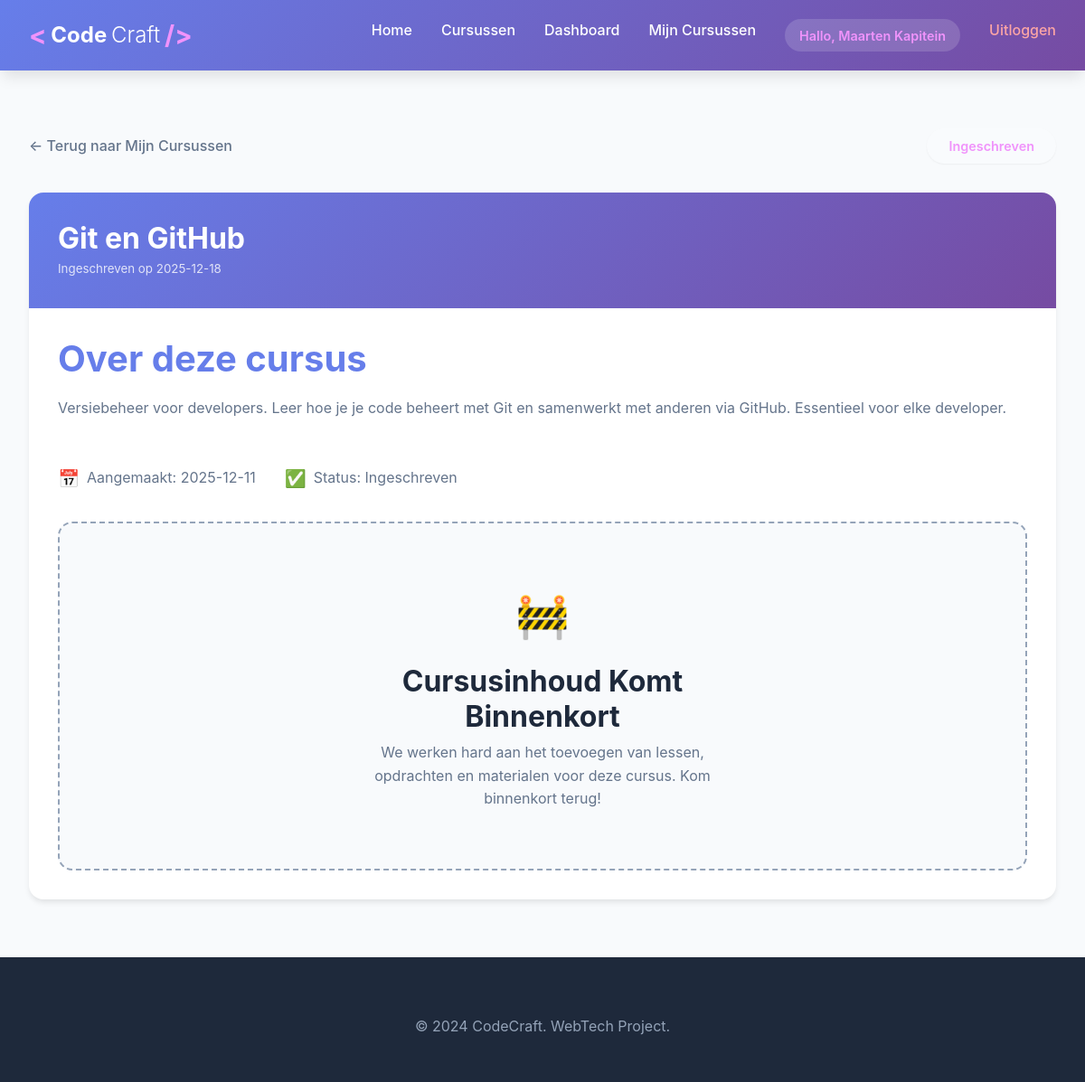
The app's page /mijn-cursussen/7 (signed in) with its own data.
### tables this page shows
CREATE TABLE courses (
            id INTEGER PRIMARY KEY AUTOINCREMENT,
            title TEXT NOT NULL,
            description TEXT,
            created_at DATETIME DEFAULT CURRENT_TIMESTAMP
        );

CREATE TABLE enrollments (
            id INTEGER PRIMARY KEY AUTOINCREMENT,
            user_id INTEGER NOT NULL,
            course_id INTEGER NOT NULL,
            enrolled_at DATETIME DEFAULT CURRENT_TIMESTAMP,
            FOREIGN KEY (user_id) REFERENCES users(id),
            FOREIGN KEY (course_id) REFERENCES courses(id)
        );

### py/app.py (the view)
@app.route('/mijn-cursussen/<int:id>')
@login_required
def view_enrolled_course(id):
    conn = get_db()
    cursor = conn.cursor()
    cursor.execute('''
        SELECT c.*, e.enrolled_at
        FROM courses c
        JOIN enrollments e ON c.id = e.course_id
        WHERE e.user_id = ? AND c.id = ?
    ''', (session['user_id'], id))
    course = cursor.fetchone()
    conn.close()
    if not course:
        flash('Je bent niet ingeschreven voor deze cursus.', 'error')
        return redirect(url_for('my_courses'))
    return render_template('course_view.html', course=course)

### py/app.py (called while the page is built)
def get_db():
    conn = sqlite3.connect(DATABASE)
    conn.row_factory = sqlite3.Row
    return conn

def login_required(f):
    @wraps(f)
    def decorated_function(*args, **kwargs):
        if 'user_id' not in session:
            flash('Je moet ingelogd zijn om deze pagina te bekijken.', 'error')
            return redirect(url_for('login_page'))
        return f(*args, **kwargs)
    return decorated_function

@app.context_processor
def inject_user():
    return {
        'logged_in': 'user_id' in session,
        'user_name': session.get('user_name'),
        'user_email': session.get('user_email'),
        'is_admin': session.get('is_admin', False)
    }

### templates/course_view.html (shortened to what this page needs)
{% extends "base.html" %}
{% block content %}
<section class="course-view-section">
    <div class="container">
        <div class="course-view-header">
            <a href="{{ url_for('my_courses') }}" class="back-link">&larr; Terug naar Mijn Cursussen</a>
            <span class="enrolled-badge">Ingeschreven</span>
        </div>
        <div class="course-view-card">
            <div class="course-view-title">
                <h1>{{ course.title }}</h1>
                <small>Ingeschreven op {{ course.enrolled_at[:10] }}</small>
            </div>
            <div class="course-view-content">
                <h2>Over deze cursus</h2>
                <p>{{ course.description }}</p>
            </div>
            <div class="course-view-info">
                <div class="info-item">
                    <span class="info-icon">📅</span>
                    <span class="info-text">Aangemaakt: {{ course.created_at[:10] }}</span>
                </div>
                <div class="info-item">
                    <span class="info-icon">✅</span>
                    <span class="info-text">Status: Ingeschreven</span>
                </div>
            </div>
            <div class="course-view-placeholder">
                <div class="placeholder-content">
                    <span class="placeholder-icon">🚧</span>
                    <h3>Cursusinhoud Komt Binnenkort</h3>
                    <p>We werken hard aan het toevoegen van lessen, opdrachten en materialen voor deze cursus. Kom binnenkort terug!</p>
                </div>
            </div>
        </div>
    </div>
</section>
{% endblock %}

### static/style.css (style rules this page uses)
:root { --primary-color: #667eea; --primary-dark: #5568d3; --secondary-color: #764ba2; --accent-color: #f093fb; --success-color: #4ade80; --warning-color: #fbbf24; --danger-color: #ef4444; --bg-primary: #ffffff; --bg-secondary: #f8fafc; --bg-dark: #1e293b; --text-primary: #1e293b; --text-secondary: #64748b; --text-light: #94a3b8; --spacing-xs: 0.5rem; --spacing-sm: 1rem; --spacing-md: 2rem; --spacing-lg: 4rem; --spacing-xl: 6rem; --radius-sm: 0.25rem; --radius-md: 0.5rem; --radius-lg: 1rem; --radius-xl: 2rem; --shadow-sm: 0 1px 2px 0 rgb(0 0 0 / 0.05); --shadow-md: 0 4px 6px -1px rgb(0 0 0 / 0.1); --shadow-lg: 0 10px 15px -3px rgb(0 0 0 / 0.1); --shadow-xl: 0 20px 25px -5px rgb(0 0 0 / 0.1); --transition-fast: 0.15s ease; --transition-base: 0.3s ease; --transition-slow: 0.5s ease; }
* { margin: 0; padding: 0; box-sizing: border-box; }
html { scroll-behavior: smooth; }
body { font-family: -apple-system, BlinkMacSystemFont, 'Segoe UI', Roboto, 'Helvetica Neue', Arial, sans-serif; line-height: 1.6; color: var(--text-primary); background: var(--bg-primary); }
h1, h2, h3, h4, h5, h6 { line-height: 1.2; font-weight: 700; }
h1 { font-size: 3rem; }
h2 { font-size: 2.5rem; }
h3 { font-size: 2rem; }
p { margin-bottom: 1rem; }
a { color: var(--primary-color); transition: color var(--transition-base); }
.container { max-width: 1200px; margin: 0 auto; padding: 0 var(--spacing-md); }
section { padding: var(--spacing-lg) 0; }
h2 { color: var(--primary-color); margin-bottom: var(--spacing-md); text-align: center; position: relative; display: inline-block; width: 100%; }
h2::after { content: ''; display: block; width: 100px; height: 4px; background: linear-gradient(90deg, var(--primary-color), var(--accent-color)); margin: 1rem auto; border-radius: 2px; }
.enrolled-badge { background: rgba(255, 255, 255, 0.15); color: var(--accent-color); padding: 0.5rem 1.5rem; border-radius: 20px; font-weight: 600; font-size: 0.9rem; box-shadow: var(--shadow-sm); }
.course-view-section { padding: var(--spacing-lg) 0; background: var(--bg-secondary); min-height: calc(100vh - 200px); }
.course-view-header { display: flex; justify-content: space-between; align-items: center; margin-bottom: var(--spacing-md); }
.back-link { color: var(--text-secondary); text-decoration: none; font-weight: 500; transition: color var(--transition-base); }
.course-view-card { background: white; border-radius: var(--radius-lg); box-shadow: var(--shadow-md); overflow: hidden; }
.course-view-title { background: linear-gradient(135deg, var(--primary-color), var(--secondary-color)); color: white; padding: var(--spacing-md); }
.course-view-title h1 { margin: 0; font-size: 2rem; }
.course-view-title small { opacity: 0.8; }
.course-view-content { padding: var(--spacing-md); }
.course-view-content h2 { text-align: left; margin-bottom: 1rem; }
.course-view-content h2::after { display: none; }
.course-view-content p { color: var(--text-secondary); line-height: 1.8; }
.course-view-info { display: flex; gap: 2rem; padding: 0 var(--spacing-md) var(--spacing-md); flex-wrap: wrap; }
.info-item { display: flex; align-items: center; gap: 0.5rem; color: var(--text-secondary); }
.info-icon { font-size: 1.2rem; }
.course-view-placeholder { background: var(--bg-secondary); padding: var(--spacing-lg); text-align: center; margin: 0 var(--spacing-md) var(--spacing-md); border-radius: var(--radius-lg); border: 2px dashed var(--text-light); }
.placeholder-content { max-width: 400px; margin: 0 auto; }
.placeholder-icon { font-size: 3rem; display: block; margin-bottom: 1rem; }
.placeholder-content h3 { color: var(--text-primary); margin-bottom: 0.5rem; }
.placeholder-content p { color: var(--text-secondary); margin: 0; }

### records on screen
courses: title "Git en GitHub", description "Versiebeheer voor developers. Leer hoe je je code beheert met Git en samenwerkt met anderen via GitHub. Essentieel voor elke developer.", created_at "2025-12-11"
enrollments: enrolled_at "2025-12-18"

### other values on screen
{{ user_name }} "Maarten Kapitein"
